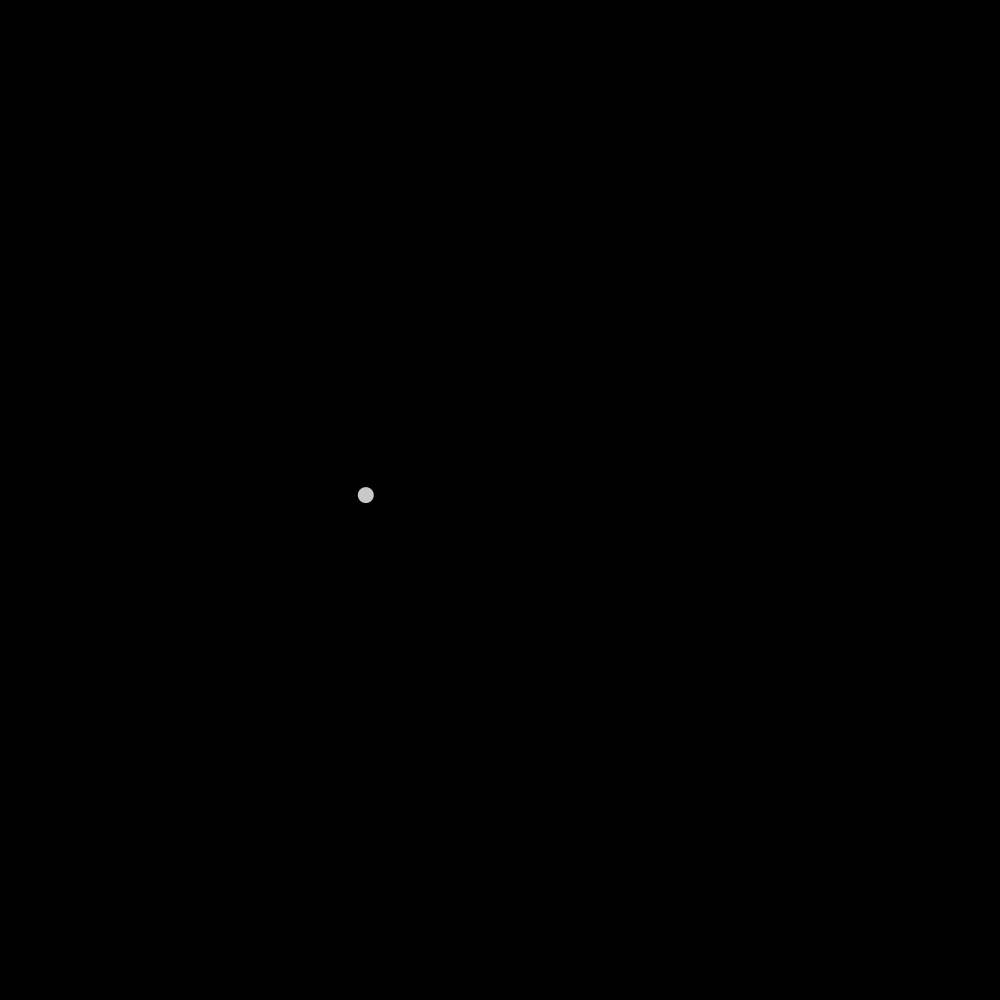
Frame 1 (no input)
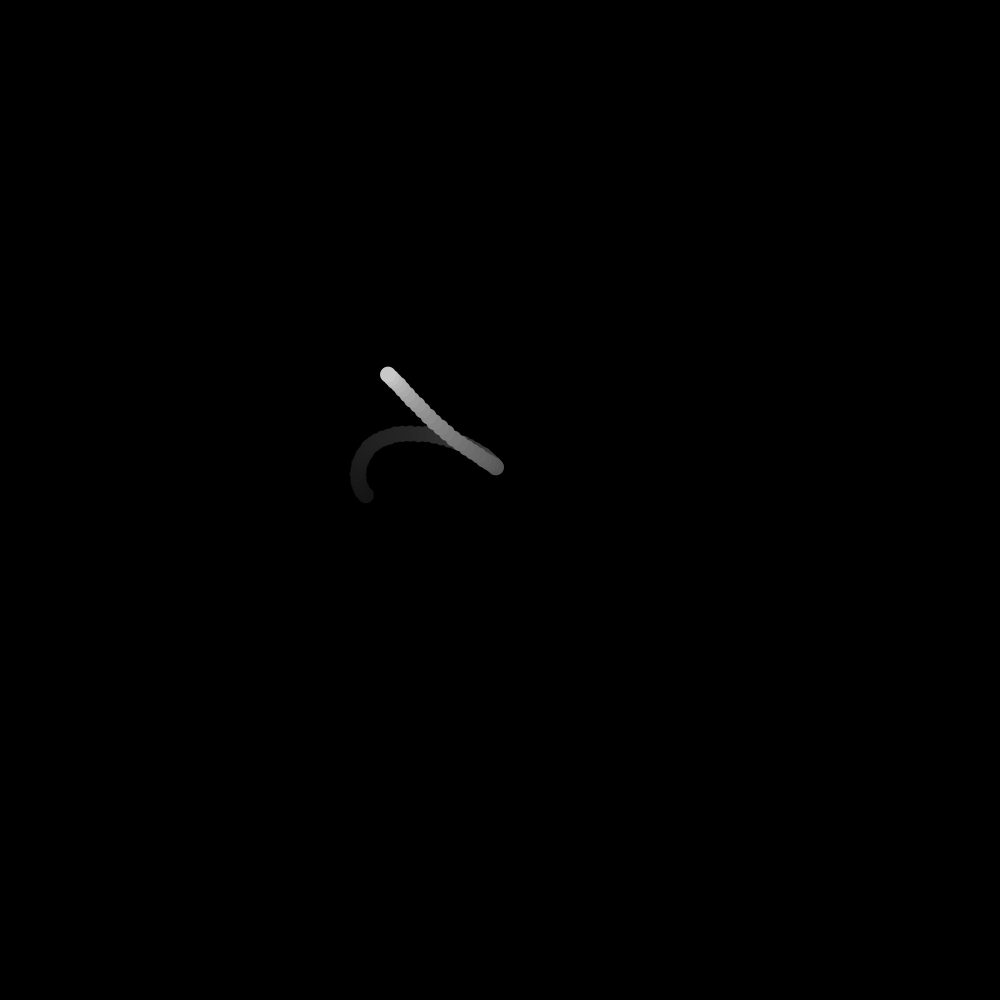
Frame 60 (the mouse pressed at the canvas centre just before this capture)
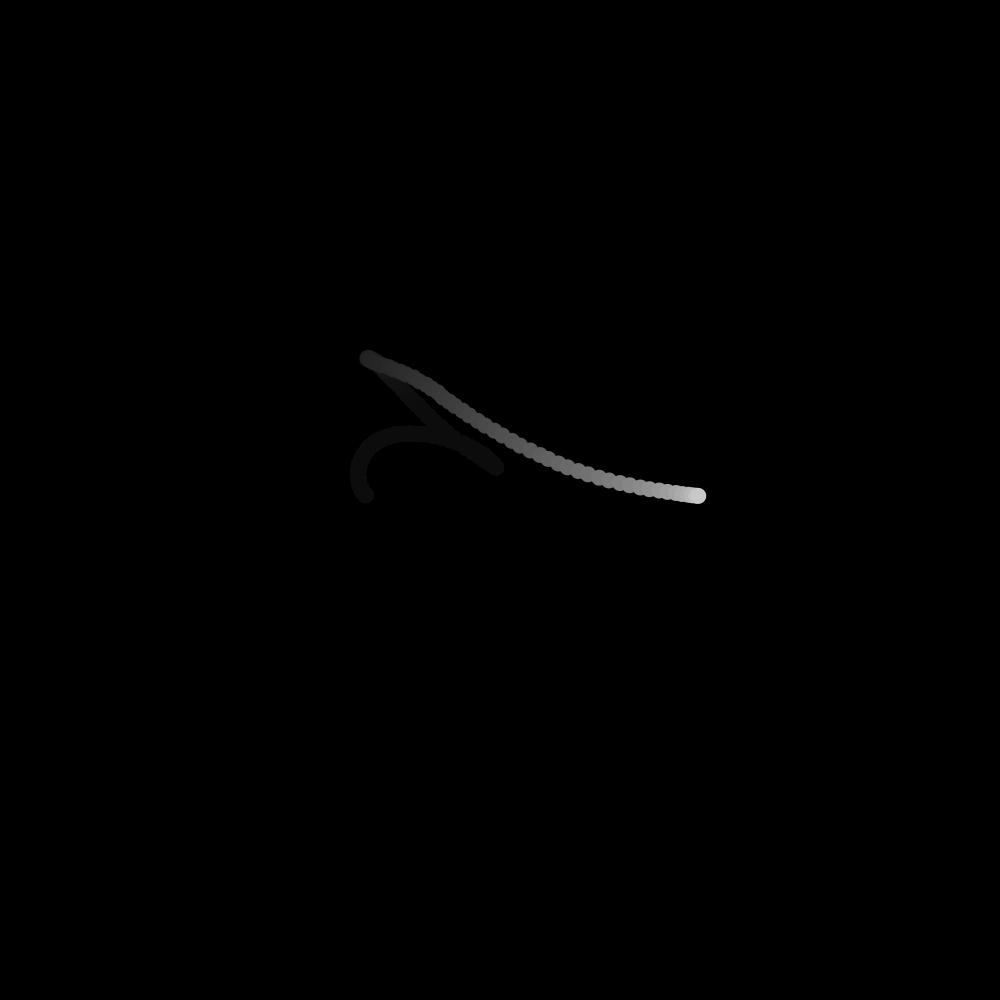
Frame 120 (the mouse held since frame 60 and released just before this capture)

The Processing sketch that drew these frames (run headless with seeded random() and noise(); from frame 60 on, the mouse is pressed at the canvas centre):

// Processing sketch: sketch_2_5
// ── sketch_2_5.pde
float xoff;
float xincrement; 
float yoff;
float yincrement;

void setup() {
  size(1000,1000);
  background(0);
  noStroke();
  xoff = random(0,1);
  yoff = random(0,1);
  xincrement = random(0.005,0.01);
  yincrement = random(0.005,0.01);
}

void draw() {
  // Create an alpha blended background
  fill(0, 10);
  rect(0,0,width,height);
  
  //float n = random(0,width);  // Try this line instead of noise
  
  // Get a noise value based on xoff and scale it according to the window's width
  float n = noise(xoff)*width;
  float m = noise(yoff)*height;
  
  // With each cycle, increment xoff
  xoff += xincrement;
  yoff += yincrement;
  
  // Draw the ellipse at the value produced by perlin noise
  fill(200);
  ellipse(n,m,16,16);
}
